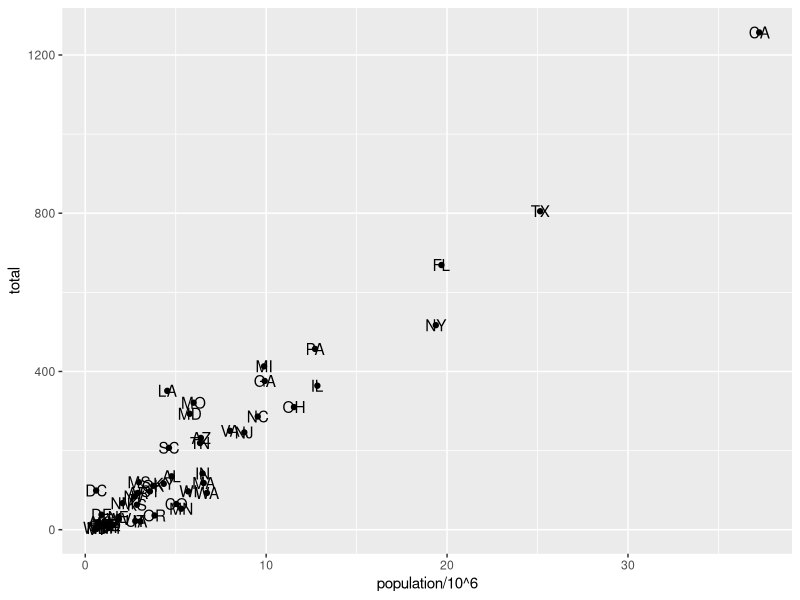
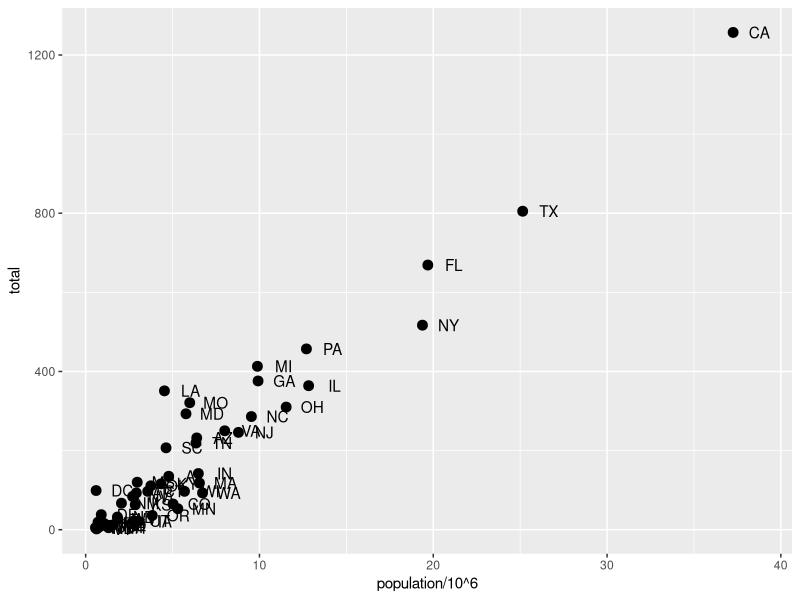
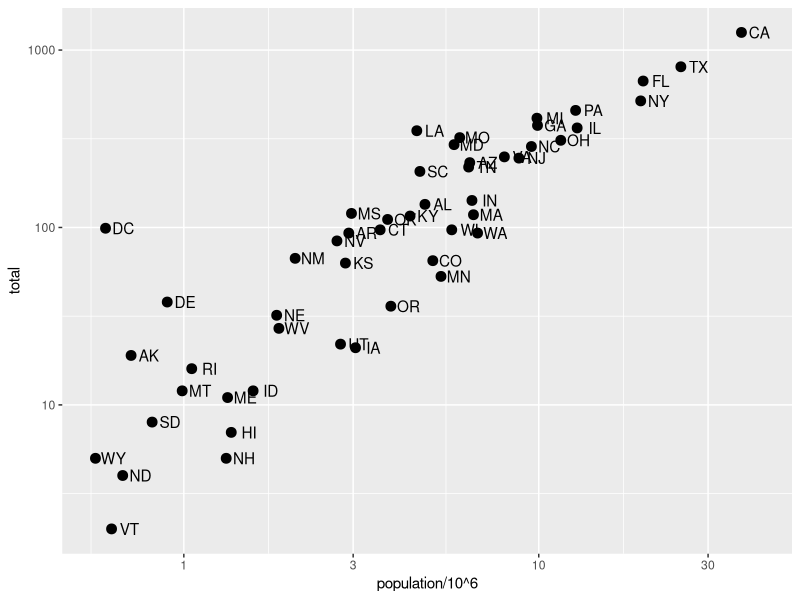
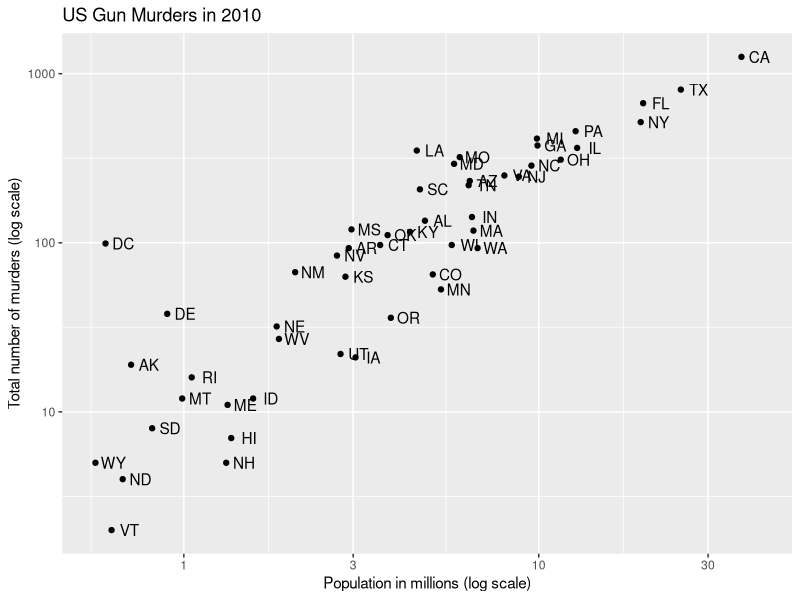
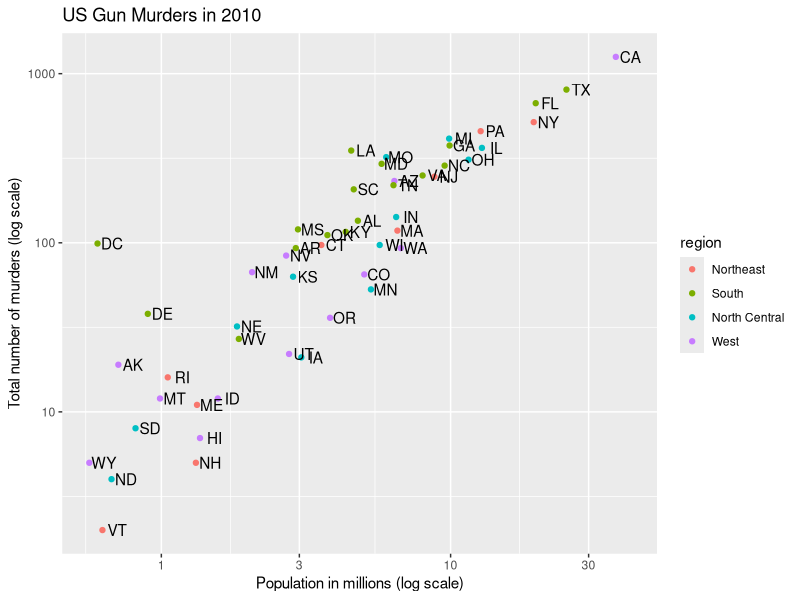
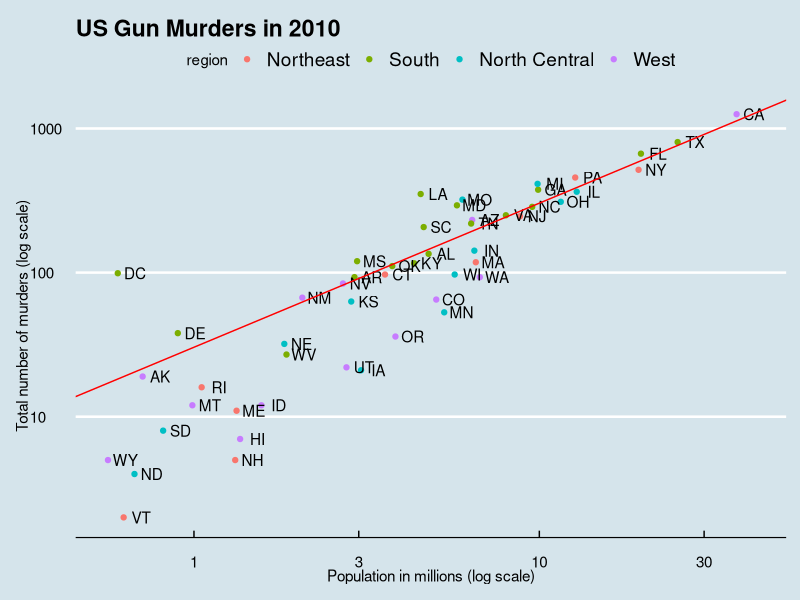
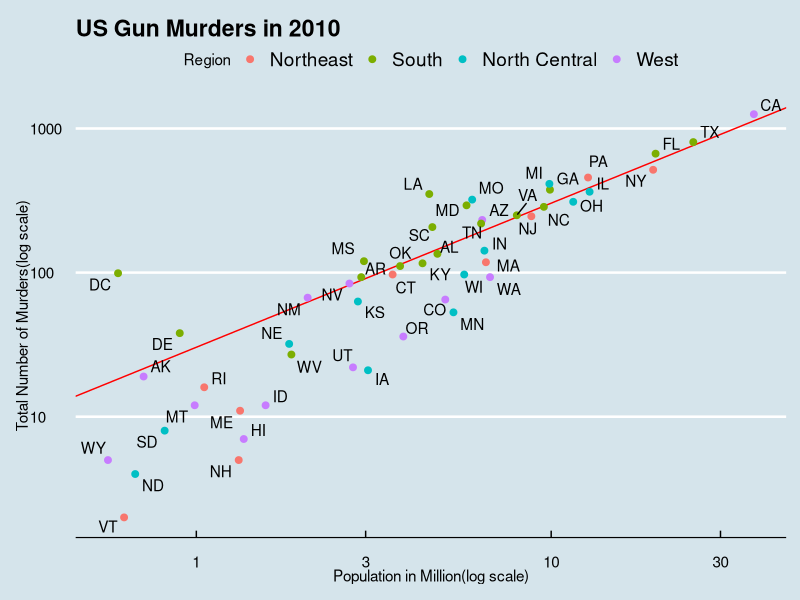
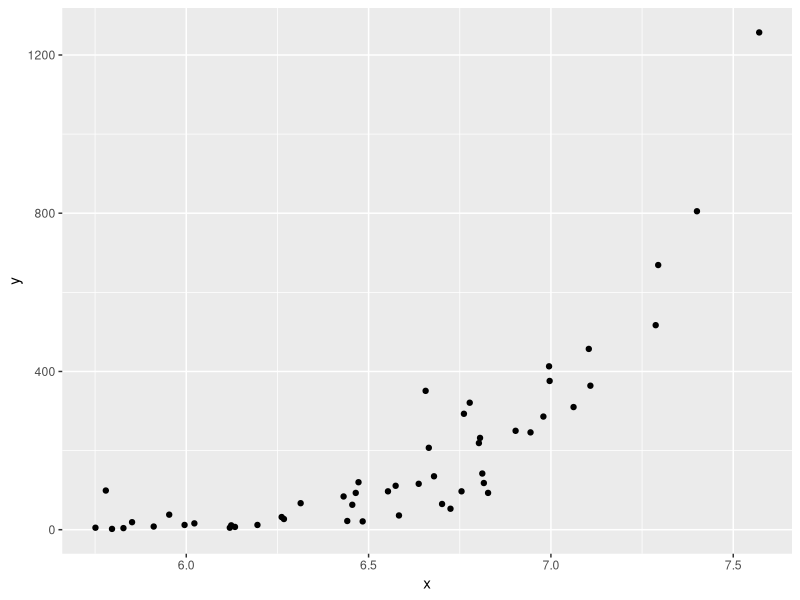

Generate these figures, in order, with R:
#look at the US murders data
library(dslabs)
data("murders")
library(tidyverse)
library(ggplot2)
install.packages("ggthemes")
library(ggthemes)
library(ggrepel)

str(murders)

#which state have the largest and the smallest population?
#how large is a typical state?
#what is the relation between population and murder num?

#The great value of a picture is when it forces us to notice what we never expected to see
#how to use aesthetics mappings in ggplot
murders %>% 
  ggplot() +
  geom_point(aes(x = population/10^6, y = total)) +
  geom_text(aes(population/10^6, total, label = abb))


#tinkering with arguments
p <- ggplot(data = murders)


p + geom_point(aes(population/10^6, total), size = 3) +
  geom_text(aes(population/10^6, total, label = abb), nudge_x = 1.5)


#we can also write this code in the below format
p <- murders %>% ggplot(aes(population/10^6, total, label= abb))

p + geom_point(size = 3) +
  geom_text(nudge_x = 0.05) +
  scale_x_log10() +
  scale_y_log10()


#How to add Labels and titles to the graph
murders %>%
  ggplot(aes(population/10^6, total, label = abb)) +
  geom_point(size = 1.5) +
  geom_text(nudge_x = 0.05) +
  scale_x_log10() +
  scale_y_log10() +
  xlab("Population in millions (log scale)") +
  ylab("Total number of murders (log scale)") +
  ggtitle("US Gun Murders in 2010")



## how to add different catagories as color
murders %>%
  ggplot(aes(population/10^6, total, label = abb)) +
  geom_point(aes(col = region),size = 1.5) +
  geom_text(nudge_x = 0.05) +
  scale_x_log10() +
  scale_y_log10() +
  xlab("Population in millions (log scale)") +
  ylab("Total number of murders (log scale)") +
  ggtitle("US Gun Murders in 2010")


##Annotation, shape and adjustment
#we want to draw a line with avarage murder rate

r <- murders %>%
  summarise(rate = sum(total)/ sum(population) * 10^6) %>%
  pull(rate)

## how to add a line to the graph
murders %>%
  ggplot(aes(population/10^6, total, label = abb)) +
  geom_point(aes(col = region),size = 1.5) +
  geom_text(nudge_x = 0.05) +
  scale_x_log10() +
  scale_y_log10() +
  geom_abline(intercept = log10(r), color="red")+
  xlab("Population in millions (log scale)") +
  ylab("Total number of murders (log scale)") +
  ggtitle("US Gun Murders in 2010") +
  theme_economist()

p <- p + geom_abline(intercept = log10(r), lty = 2, color = "darkgrey") +
  geom_point(aes(col=region), size = 3)

p <- p + scale_color_discrete(name = "Region")


murders %>%
  ggplot(aes(population/10^6, total, label = abb)) +
  geom_abline(intercept = log10(r), color = "red", ity = 2) +
  geom_point(aes(col = region),size = 2) +
  geom_text_repel() +
  scale_x_log10() +
  scale_y_log10() +
  xlab("Population in Million(log scale)") +
  ylab("Total Number of Murders(log scale)") +
  ggtitle("US Gun Murders in 2010") +
  scale_color_discrete(name = "Region") +
  theme_economist()


#Quick plots with qpolt
data("murders")
x <- log10(murders$population)
y <- murders$total

qplot(x,y)


#How can we make a grid of plots
library(gridExtra)
p1 <- qplot(x)
p2 <- qplot(x,y)
grid.arrange(p1,p2, nrow =2)


##Exercises
library(dplyr)
library(ggplot2)
library(dslabs)
data("heights")
data("murders")


p <- ggplot(murders)

q <- ggplot(heights)

murders %>% ggplot(aes(population, total)) +
  geom_point()

murders %>% ggplot(aes(population, total, label = abb)) +
  geom_point(aes(col = region), size = 1.5) +
  geom_text_repel() +
  scale_x_log10() +
  scale_y_log10() +
  theme_excel_new()

##.........................................##
##VISUALIZING DATA DISTRIBUTION##
#...........................................##

#ordinal data is variables belonging to small number of different groups, with each groups having many members
##CASE STUDY
##Student Heights

library(tidyverse)
library(dslabs)
data(heights)

str(heights)

heights %>%
  ggplot(aes(height)) +
  geom_histogram(binwidth = 1,color = "white", fill = "orange") +
  facet_grid(sex ~ .)

hist(heights$height)


#THE NORMAL DISTRIBUTION
#if we have a vector X
#then the avarage of x will be mean(x)
#and the standard deviation will be sd(x)

#if the data is normally distributed then we can measure the data in standard units
#z = (x - m)/s with m is the mean and s is the standard deviation

##........................###
## QUANTILE QUANTILE PLOTS#
##.........................###


index <- heights$sex == "Male"
x <- heights$height[index]

x

qnorm(0.975, mean = 5, sd = 2)

mean(x <= 69.5)

## Let's construct a qq plot with R code
p <- seq(0.05, 0.95, 0.05)

sample_quantiles <- quantile(x, p)

theoretical_quantiles <- qnorm(p, mean = mean(x), sd = sd(x))

theoretical_quantiles

qplot(theoretical_quantiles,sample_quantiles) +
  geom_abline()


z <- scale(x)

sample_quantiles <- quantile(z,p)
theoretical_quantiles <- qnorm(p, mean = mean(x), sd = sd(x))

qplot(theoretical_quantiles,sample_quantiles) +
  geom_abline()

heights %>% filter(sex == "Male") %>%
  ggplot(aes(sample = scale(height))) +
  geom_qq() +
  geom_abline()



## We are going to do the qq ploting again
p <- seq(0.05, 0.95, 0.05)


#to obtain sample quantile from the data, we can use the quantile function
sample_quantiles <- quantile(x,p)

#now let's define theoretical quantile
theoretical_quantiles <- qnorm(p, mean = mean(x), sd = sd(x))
sample_quantiles

#now plot these points
qplot(theoretical_quantiles, sample_quantiles) + geom_abline()



## now let's do these with z score
z <- scale(x)


#lets define sample quantile from z scores
sample_quantiles <- quantile(z, p)
sample_quantiles


#lets determine the theoretical quantile
theoretical_quantiles <- qnorm(p, mean = mean(z), sd = sd(z))

#let's plot these data
qplot(theoretical_quantiles,sample_quantiles) + geom_abline()



#now we understand how the qq plots work in the normal distribution
#we can inspect any data with these qqplot function


#the qq aesthetics should have the sample parameter in the ggplot aesthetics

heights %>% filter(sex == "Male") %>%
  ggplot(aes(sample = scale(height))) +
  geom_qq() +
  geom_abline()


###EXERCISES####
#Define variables containing heights

library(dslabs)
library(tidyverse)
male <- heights$height[heights$sex == "Male"]
female <- heights$height[heights$sex == "Female"]

p <- seq(.10,.90,0.10)

#let's create the male percentile
male_percentile <- quantile(male, p)
male_percentile

#let's create the female percentile
female_percentile <- quantile(female, p)

#lets create the data frame
heights_data <- data.frame(male_percentile,female_percentile)
heights_data



library(dslabs)
data("heights")

x <- heights$height[heights$sex == "Male"]

mean(x > 69 & x <= 72)

avg <- mean(x)
sd <- sd(x)

prop2 <- pnorm(72, avg, sd)
prop2


prop1 <- pnorm(69,avg, sd)
prop1

prop2 - prop1


#sometimes we have a table which we want to show as a boxplot
data("murders")

tab <- murders %>%
  count(region) %>%
  mutate(proportion = n/sum(n))


#we use stat indentity when we want to show the actual data in the barplot, not the proportion
tab %>% ggplot(aes(region,proportion)) + geom_bar(stat = "identity")
#we no longer want geom_bar to count but rather plot the height data provided by the proportion variable

tab %>% ggplot(aes(region,proportion)) + 
  geom_bar(stat = "identity")



###HISTOGRAMS###
heights %>%
  filter(sex == "Female") %>%
  ggplot(aes(height)) +
  geom_histogram(binwidth = 1, color = "black", fill = "orange") +
  xlab("Female height in inches") +
  ggtitle("Histogram")


#histograms are easy
heights %>%
  filter(sex == "Female") %>%
  ggplot(aes(height)) +
  geom_density(fill = "orange")

#qqplots for different variables
params <- heights %>% filter(sex == "Male") %>%
  summarize(mean = mean(height), sd = sd(height))

##Normally the qq plot uses the sample parameter with mean 0 and sd 1
##when we use dparams then qq plot uses our actual variables
heights %>% filter(sex == "Male") %>%
  ggplot(aes(sample =  height)) +
  geom_qq(dparams = params) +
  geom_abline()

#we can do this with another method
heights %>%
  filter(sex=="Male") %>%
  ggplot(aes(sample = scale(height))) +
  geom_qq() +
  geom_abline()


#to make a quick qq plot we have to use the sample function
qplot(sample = scale(x)) + geom_abline()


heights %>% qplot(sex, height, data = ., geom="boxplot")

qplot(x, geom = "density")

heights %>%
  ggplot(aes(height,col = sex)) +
  geom_density()
